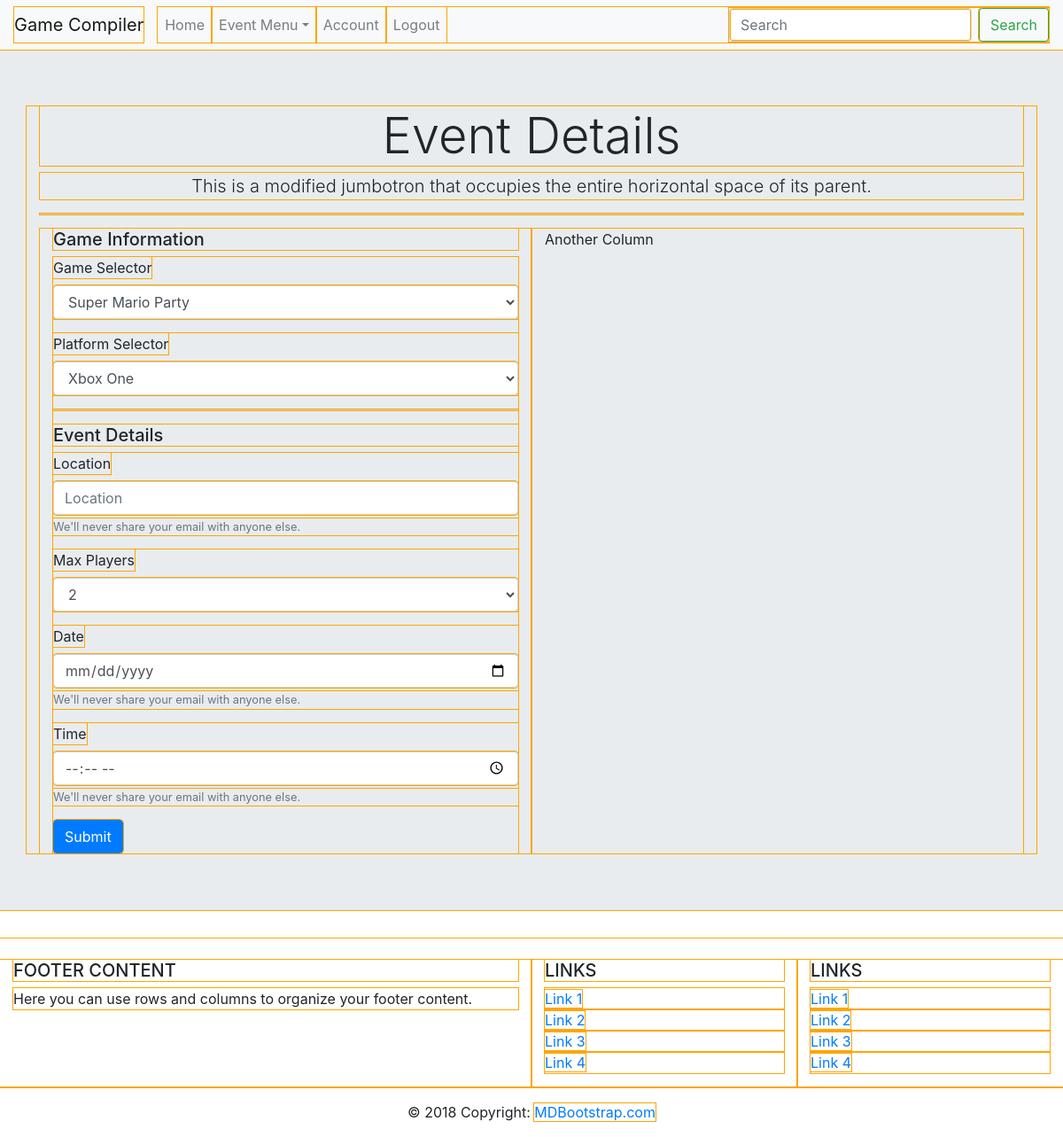
Page /event/details/7 on the earlier database version.
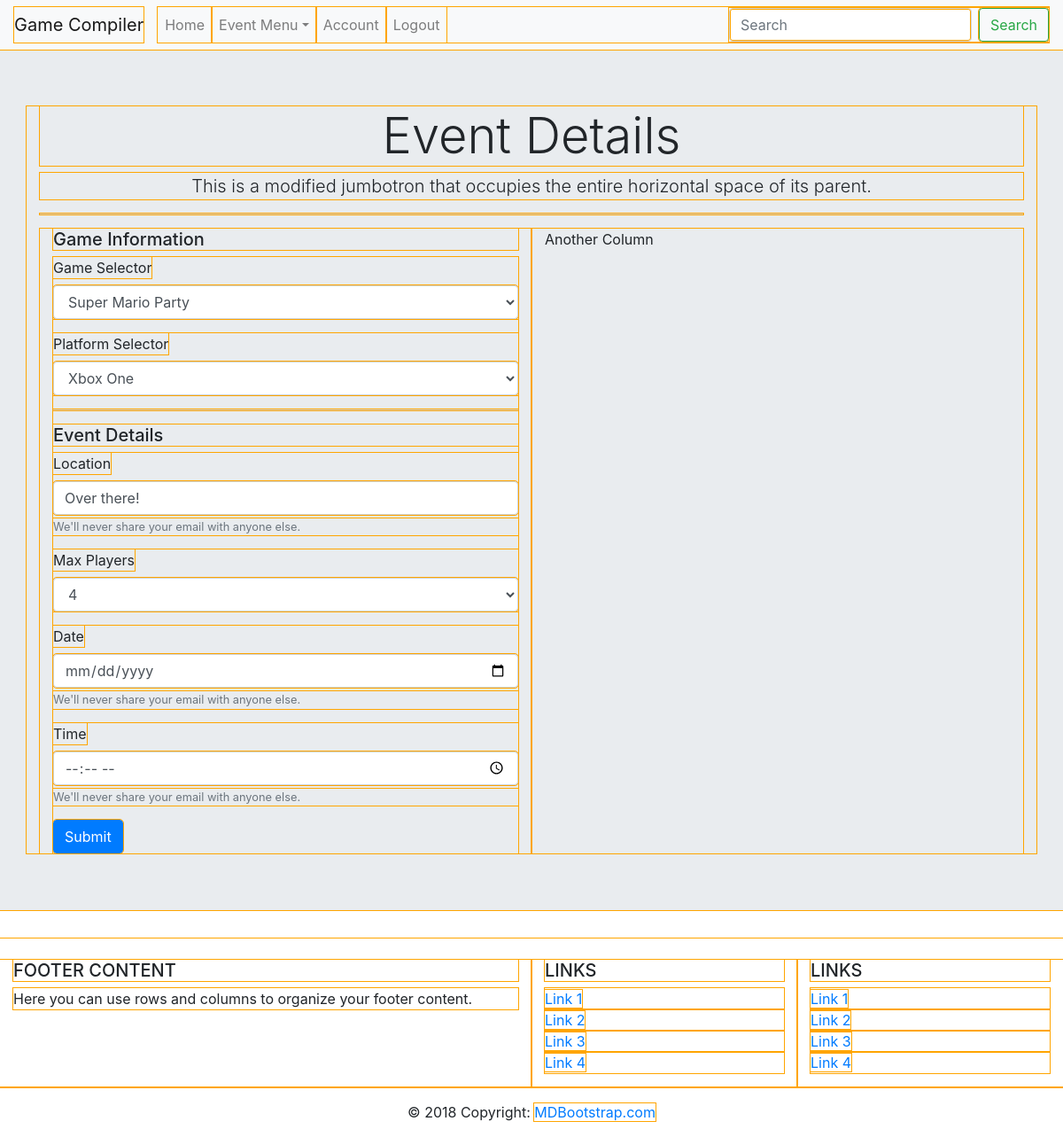
Same page on the later database version.
### app.py (models this page shows)
class Event(db.Model):
    __tablename__ = "event"
    id = db.Column(db.Integer, primary_key=True)
    game = db.Column(db.String(45))
    platform = db.Column(db.String(45))
    location = db.Column(db.String(90))
    event_date = db.Column(db.DateTime)
    event_time = db.Column(db.DateTime)
    max_players = db.Column(db.Integer)
    current_players = db.Column(db.Integer)
    created_at = db.Column(db.DateTime, server_default=func.now())
    updated_at = db.Column(db.DateTime, server_default=func.now(),
                           onupdate=func.now())
    users_for_events = db.relationship('User', secondary=users_events)

### app.py (the view)
@app.route("/event/details/<id>")
def event_details(id):
    eventQuery = Event.query.get(id)
    return render_template("event_details.html", event=eventQuery)

### templates/event_details.html (shortened to what the changed rows need)
<!DOCTYPE html>
<html lang="en">
<head>
    <link href="https://stackpath.bootstrapcdn.com/bootstrap/4.3.1/css/bootstrap.min.css" rel="stylesheet">
</head>
<body>
    <div class="jumbotron jumbotron-fluid">
        <div class="container">
            <h1 class="display-4 text-center">Event Details</h1>
            <div class="container">
                <div class="row">
                    <div class="col-sm">
                        <form action="/update/event/{{ event.id }}" method="POST">
                            <div class="form-group">
                                <label for="regGame">Game Selector</label>
                                <select class="form-control" id="updateGame" name="updateGame">
                                    <option value="{{ event.game }}">{{ event.game }}</option>
                                </select>
                            </div>
                            <div class="form-group">
                                <label for="regPlatform">Platform Selector</label>
                                <select class="form-control" id="updatePlatform" name="updatePlatform">
                                    <option value="{{ event.platform }}">{{ event.platform }}</option>
                                </select>
                            </div>
                            <div class="form-group">
                                <label for="regLocation">Location</label>
                                <input type="text" class="form-control" id="updateLocation" name="updateLocation" value="{{ event.location }}" aria-describedby="regLocation" placeholder="Location">
                                <small id="regLocation" class="form-text text-muted">We'll never share your email with anyone else.</small>
                            </div>
                            <div class="form-group">
                                <label for="regGame">Max Players</label>
                                <select class="form-control" id="updatePlayers" name="updatePlayers">
                                    <option value="{{ event.max_players }}">{{ event.max_players }}</option>
                                </select>
                            </div>
                        </form>
                    </div>
                </div>
            </div>
        </div>
    </div>
</body>
</html>

Differences in the rows shown:
changed Event "Super Mario Party": updateLocation (not shown) → "Over there!"; updatePlayers "2" → "4"
